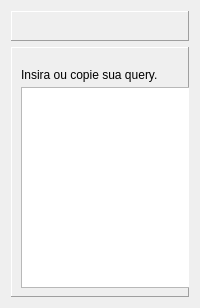
       <widget class="QWidget" name="pg_scripts">
        <layout class="QVBoxLayout" name="verticalLayout_6">
         <item>
          <widget class="QFrame" name="frame_5">
           <property name="minimumSize">
            <size>
             <width>0</width>
             <height>30</height>
            </size>
           </property>
           <property name="frameShape">
            <enum>QFrame::Panel</enum>
           </property>
           <property name="frameShadow">
            <enum>QFrame::Raised</enum>
           </property>
           <widget class="QLineEdit" name="txt_descript_script">
            <property name="geometry">
             <rect>
              <x>70</x>
              <y>70</y>
              <width>301</width>
              <height>21</height>
             </rect>
            </property>
            <property name="styleSheet">
             <string notr="true">background-color: rgb(255, 255, 255);
color: rgb(255, 85, 0);
font: 700 9pt &quot;Segoe UI&quot;;</string>
            </property>
            <property name="placeholderText">
             <string>Descrição</string>
            </property>
           </widget>
           <widget class="QComboBox" name="comboBox_Scripts">
            <property name="geometry">
             <rect>
              <x>20</x>
              <y>30</y>
              <width>351</width>
              <height>22</height>
             </rect>
            </property>
            <property name="styleSheet">
             <string notr="true">background-color: rgb(255, 255, 255);
color: rgb(255, 85, 0);
font: 700 9pt &quot;Segoe UI&quot;;</string>
            </property>
            <property name="placeholderText">
             <string>Scripts</string>
            </property>
           </widget>
           <widget class="QPushButton" name="bt_new_scripts">
            <property name="geometry">
             <rect>
              <x>390</x>
              <y>30</y>
              <width>75</width>
              <height>24</height>
             </rect>
            </property>
            <property name="font">
             <font>
              <family>Arial</family>
              <pointsize>10</pointsize>
             </font>
            </property>
            <property name="cursor">
             <cursorShape>PointingHandCursor</cursorShape>
            </property>
            <property name="styleSheet">
             <string notr="true">QPushButton{
	background-color: rgb(255, 255, 255);
	color: rgb(0, 0, 127);
}

QPushButton:hover{
	
	color: rgb(255, 255, 255);
	background-color:rgb(49,147,0)
}</string>
            </property>
            <property name="text">
             <string>Novo</string>
            </property>
           </widget>
           <widget class="QPushButton" name="bt_alterar_script">
            <property name="geometry">
             <rect>
              <x>390</x>
              <y>70</y>
              <width>75</width>
              <height>24</height>
             </rect>
            </property>
            <property name="font">
             <font>
              <family>Arial</family>
              <pointsize>10</pointsize>
             </font>
            </property>
            <property name="cursor">
             <cursorShape>PointingHandCursor</cursorShape>
            </property>
            <property name="styleSheet">
             <string notr="true">QPushButton{
	background-color: rgb(255, 255, 255);
	color: rgb(0, 0, 127);
}

QPushButton:hover{
	
	color: rgb(255, 255, 255);
	
	background-color: rgb(251, 99, 4);
}</string>
            </property>
            <property name="text">
             <string>Alterar</string>
            </property>
           </widget>
           <widget class="QLineEdit" name="txt_id_script">
            <property name="geometry">
             <rect>
              <x>20</x>
              <y>70</y>
              <width>41</width>
              <height>21</height>
             </rect>
            </property>
            <property name="styleSheet">
             <string notr="true">background-color: rgb(255, 255, 255);
color: rgb(255, 85, 0);
font: 700 9pt &quot;Segoe UI&quot;;</string>
            </property>
            <property name="placeholderText">
             <string>ID</string>
            </property>
           </widget>
          </widget>
         </item>
         <item>
          <widget class="QFrame" name="frame_7">
           <property name="minimumSize">
            <size>
             <width>0</width>
             <height>250</height>
            </size>
           </property>
           <property name="frameShape">
            <enum>QFrame::Panel</enum>
           </property>
           <property name="frameShadow">
            <enum>QFrame::Raised</enum>
           </property>
           <widget class="QPlainTextEdit" name="txt_Scripts">
            <property name="geometry">
             <rect>
              <x>10</x>
              <y>40</y>
              <width>461</width>
              <height>201</height>
             </rect>
            </property>
            <property name="styleSheet">
             <string notr="true">color: rgb(255, 85, 0);</string>
            </property>
           </widget>
           <widget class="QLabel" name="label_5">
            <property name="geometry">
             <rect>
              <x>10</x>
              <y>20</y>
              <width>141</width>
              <height>16</height>
             </rect>
            </property>
            <property name="text">
             <string>Insira ou copie sua query.</string>
            </property>
           </widget>
           <widget class="QPushButton" name="bt_excluirScript">
            <property name="geometry">
             <rect>
              <x>390</x>
              <y>10</y>
              <width>75</width>
              <height>24</height>
             </rect>
            </property>
            <property name="font">
             <font>
              <family>Arial</family>
              <pointsize>10</pointsize>
             </font>
            </property>
            <property name="cursor">
             <cursorShape>PointingHandCursor</cursorShape>
            </property>
            <property name="styleSheet">
             <string notr="true">QPushButton{
	border:none;
	color: rgb(255, 255, 255);
}

QPushButton:hover{
	
	
	background-color: rgb(235, 8, 0);
}</string>
            </property>
            <property name="text">
             <string>Excluir</string>
            </property>
           </widget>
           <widget class="QPushButton" name="bt_copiarScripts">
            <property name="geometry">
             <rect>
              <x>300</x>
              <y>10</y>
              <width>75</width>
              <height>24</height>
             </rect>
            </property>
            <property name="font">
             <font>
              <family>Arial</family>
              <pointsize>10</pointsize>
             </font>
            </property>
            <property name="cursor">
             <cursorShape>PointingHandCursor</cursorShape>
            </property>
            <property name="styleSheet">
             <string notr="true">QPushButton{
	border:none;
	color: rgb(255, 255, 255);
}

QPushButton:hover{
	
	color: rgb(255, 255, 255);
	background-color:rgb(49,147,0)
}</string>
            </property>
            <property name="text">
             <string>Copiar</string>
            </property>
           </widget>
           <widget class="QLabel" name="label_script_copiado">
            <property name="geometry">
             <rect>
              <x>380</x>
              <y>40</y>
              <width>51</width>
              <height>16</height>
             </rect>
            </property>
            <property name="styleSheet">
             <string notr="true">background-color: rgb(255, 255, 255);
color: rgb(255, 0, 0);
font: 700 8pt &quot;Segoe UI&quot;;</string>
            </property>
            <property name="text">
             <string>Copiado!</string>
            </property>
           </widget>
          </widget>
         </item>
        </layout>
       </widget>
